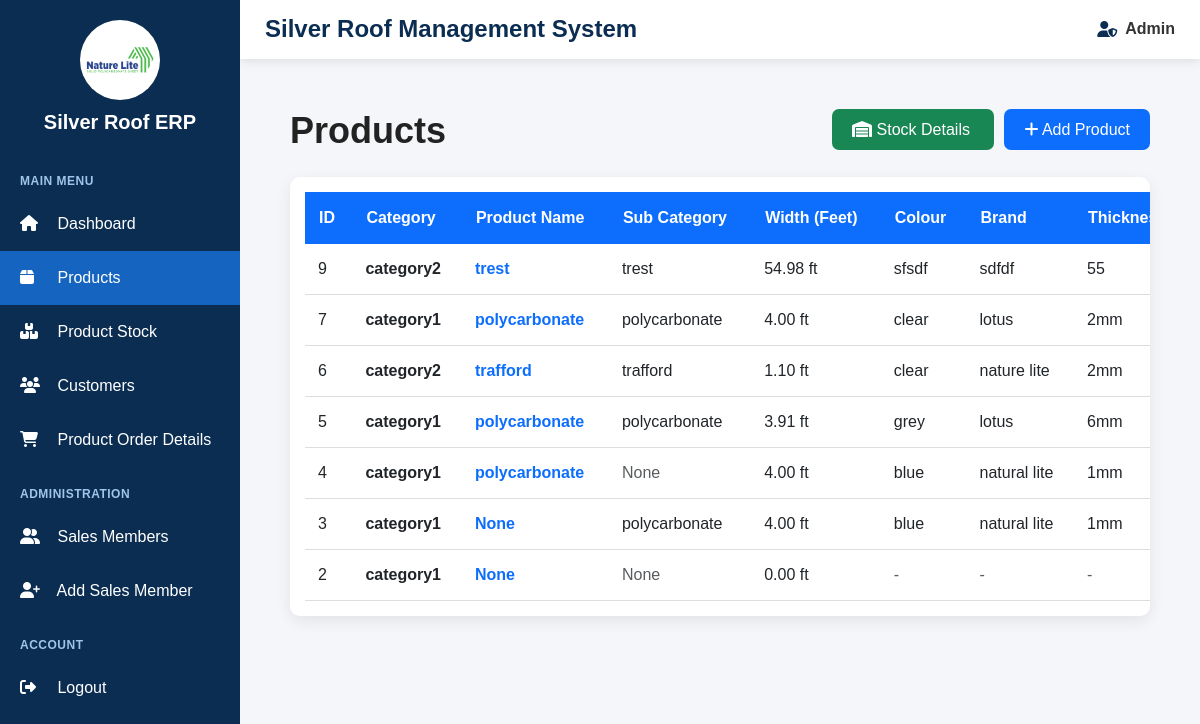
Screenshot of /products/ (signed in) with the database file from the repository.
### products/models.py (models this page shows, shortened)
class Product(models.Model):
    category = models.ForeignKey(
        Category,
        on_delete=models.CASCADE,
        related_name="products"
    )
    product_name = models.CharField(
        max_length=150,
        blank=True,
        null=True
    )
    subcategory = models.ForeignKey(
        SubCategory,
        on_delete=models.SET_NULL,
        related_name="products",
        blank=True,
        null=True
    )
    subcategory_text = models.CharField(
        max_length=100,
        blank=True,
        null=True
    )
    width = models.CharField(
        max_length=100,
        blank=True,
        null=True
    )
    brand = models.ForeignKey(
        Brand,
        on_delete=models.SET_NULL,
        related_name="products",
        blank=True,
        null=True
    )
    thickness = models.ForeignKey(
        Thickness,
        on_delete=models.SET_NULL,
        related_name="products",
        blank=True,
        null=True
    )
    colour = models.ForeignKey(
        Colour,
        on_delete=models.SET_NULL,
        related_name="products",
        blank=True,
        null=True
    )
    design = models.ForeignKey(
        Design,
        on_delete=models.SET_NULL,
        related_name="products",
        blank=True,
        null=True
    )
    width_ft = models.DecimalField(
        max_digits=8,
        decimal_places=2,
        default=0,
        blank=True,
        null=True
    )
    core_number = models.CharField(
        max_length=100,
        blank=True,
        null=True
    )
    sqt_rate = models.DecimalField(
        max_digits=10,
        decimal_places=2,
        default=0,
        blank=True,
        null=True
    )
    size = models.CharField(
        max_length=100,
        blank=True,
        null=True
    )

class Category(models.Model):
    name = models.CharField(
        max_length=100
    )

class Colour(models.Model):
    name = models.CharField(
        max_length=50
    )

class Brand(models.Model):
    name = models.CharField(
        max_length=100
    )

class Thickness(models.Model):
    name = models.CharField(
        max_length=50
    )

### products/views.py (the view)
@login_required
def product_list(request):
    products = (
        Product.objects
        .select_related(
            "category",
            "subcategory",
            "brand",
            "thickness",
            "colour",
            "design",
        )
        .all()
        .order_by("-id")
    )
    return render(
        request,
        "products/product_list.html",
        {
            "products": products
        }
    )

### products/templates/products/product_list.html (shortened to what this page needs)
{% extends 'base.html' %}
{% block content %}
<div class="products-container">
    <div class="page-header">
        <h1>
            Products
        </h1>
        {% if request.user.is_superuser %}
            <div>
                <a
                    href="{% url 'stock_list' %}"
                    class="stock-btn"
                >
                    <i class="fa-solid fa-warehouse"></i>
                    Stock Details
                </a>
                <a
                    href="{% url 'add_product' %}"
                    class="add-btn"
                >
                    <i class="fa-solid fa-plus"></i>
                    Add Product
                </a>
            </div>
        {% endif %}
    </div>
    <div class="table-card">
        <table>
            <thead>
                <tr>
                    <th>ID</th>
                    <th>Category</th>
                    <th>Product Name</th>
                    <th>Sub Category</th>
                    <th>Width (Feet)</th>
                    <th>Colour</th>
                    <th>Brand</th>
                    <th>Thickness</th>
                </tr>
            </thead>
            <tbody>
                {% for product in products %}
                <tr
                >
                    <td>
                        {{ product.id }}
                    </td>
                    <td>
                        <strong>
                            {{ product.category.name }}
                        </strong>
                    </td>
                    <td>
                        <span class="product-name">
                            {{ product.product_name }}
                        </span>
                    </td>
                    <td>
                        {% if product.subcategory_text %}
                            {{ product.subcategory_text }}
                        {% elif product.subcategory %}
                            {{ product.subcategory.name }}
                        {% else %}
                            <span class="text-muted">
                                None
                            </span>
                        {% endif %}
                    </td>
                    <td>
                        {{ product.width_ft }} ft
                    </td>
                    <td>
                        {% if product.colour %}
                            {{ product.colour.name }}
                        {% else %}
                            <span class="text-muted">
                                -
                            </span>
                        {% endif %}
                    </td>
                    <td>
                        {% if product.brand %}
                            {{ product.brand.name }}
                        {% else %}
                            <span class="text-muted">
                                -
                            </span>
                        {% endif %}
                    </td>
                    <td>
                        {% if product.thickness %}
                            {{ product.thickness.name }}
                        {% else %}
                            <span class="text-muted">
                                -
                            </span>
                        {% endif %}
                    </td>
                </tr>
                {% endfor %}
            </tbody>
        </table>
    </div>
</div>
{% endblock %}

### templates/base.html (style rules this page uses)
* { box-sizing: border-box; }
body { margin: 0; font-family: Arial, sans-serif; background: #f4f6f9; }

### products/templates/products/product_list.html (style rules this page uses)
body { background: #f4f6f9; }
.products-container { padding: 25px; }
.page-header { display: flex; justify-content: space-between; align-items: center; margin-bottom: 25px; }
.page-header h1 { font-size: 36px; margin: 0; color: #222; font-weight: 600; }
.add-btn { background: #0d6efd; color: white; padding: 12px 20px; border-radius: 7px; text-decoration: none; font-size: 16px; font-weight: 500; }
.stock-btn { background: #198754; color: white; padding: 12px 20px; border-radius: 7px; text-decoration: none; font-size: 16px; font-weight: 500; margin-right: 10px; }
.table-card { background: white; border-radius: 10px; padding: 15px; box-shadow: 0 5px 15px rgba(0, 0, 0, 0.08); overflow-x: auto; }
table { width: 100%; border-collapse: collapse; min-width: 1500px; }
th { background: #0d6efd; color: white; padding: 14px; text-align: left; white-space: nowrap; font-weight: 600; }
td { padding: 13px; border-bottom: 1px solid #ddd; vertical-align: middle; white-space: nowrap; }
.product-name { font-weight: 600; color: #0d6efd; }

### rows the page displays
Product: id "9", category.name "category2", product_name "trest", subcategory_text "trest", width_ft "54.98", colour.name "sfsdf", brand.name "sdfdf", thickness.name "55"
Product: id "7", category.name "category1", product_name "polycarbonate", subcategory_text "polycarbonate", width_ft "4.00", colour.name "clear", brand.name "lotus", thickness.name "2mm"
Product: id "6", category.name "category2", product_name "trafford", subcategory_text "trafford", width_ft "1.10", colour.name "clear", brand.name "nature lite", thickness.name "2mm"
Product: id "5", category.name "category1", product_name "polycarbonate", subcategory_text "polycarbonate", width_ft "3.91", colour.name "grey", brand.name "lotus", thickness.name "6mm"
Product: id "4", category.name "category1", product_name "polycarbonate", subcategory_text "None", width_ft "4.00", colour.name "blue", brand.name "natural lite", thickness.name "1mm"
Product: id "3", category.name "category1", product_name "None", subcategory_text "polycarbonate", width_ft "4.00", colour.name "blue", brand.name "natural lite", thickness.name "1mm"
Product: id "2", category.name "category1", product_name "None", subcategory_text "None", width_ft "0.00"
